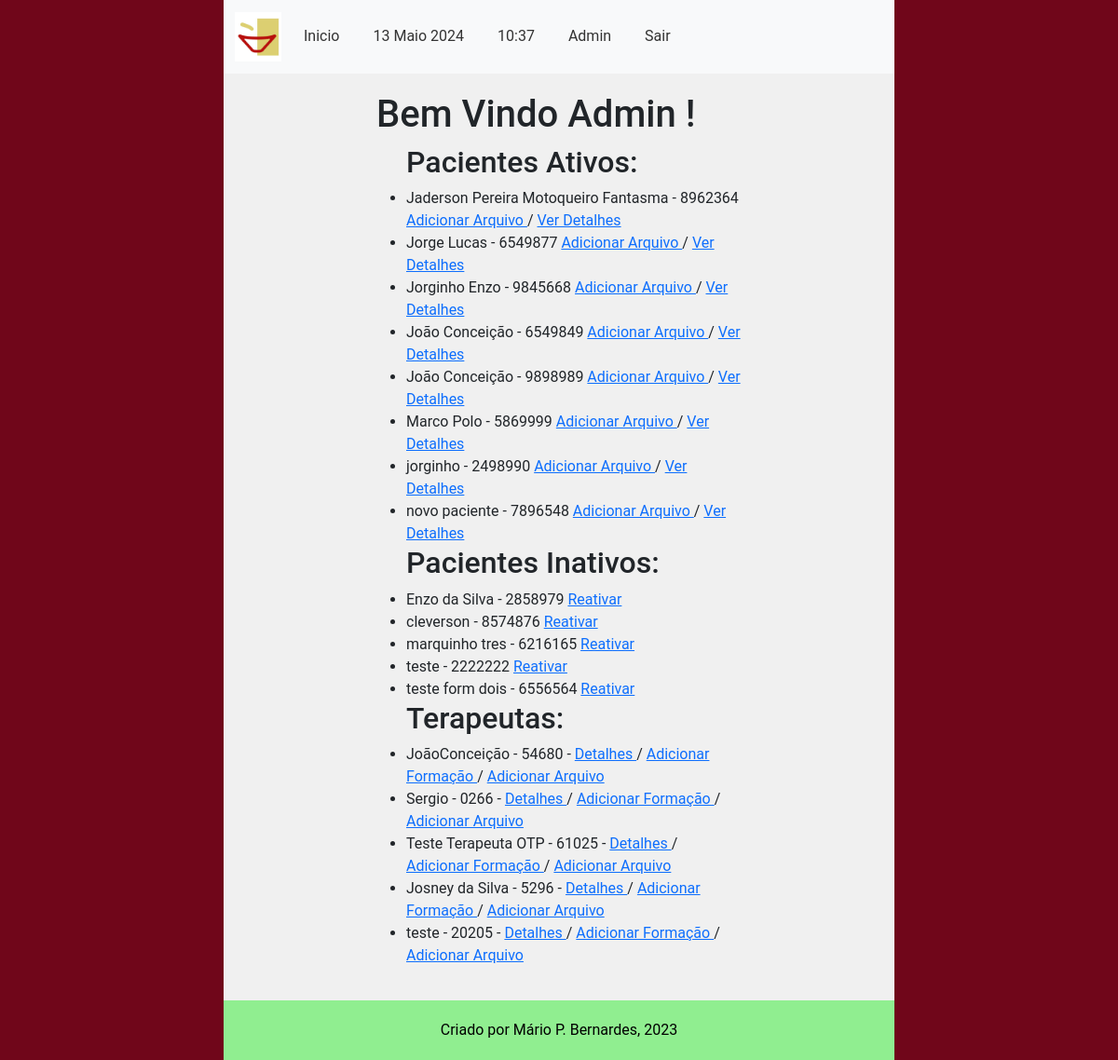
The page /main/indice_cadastros (signed in) on the database its author committed.
### accounts/models.py (models this page shows, shortened)
class CustomUser(AbstractUser):
    email = models.EmailField(unique=True, verbose_name='E-mail')
    phone_number = models.CharField(max_length=11, unique=True, verbose_name='Telefone', validators=[
        validate_numbers, MinLengthValidator(limit_value=11), MaxLengthValidator(limit_value=11)
    ])
    require_otp_login = models.BooleanField(null=False, default=True)  # TODO trocar pra False
    otp = models.CharField(max_length=6, null=True, blank=True)

### main/models.py (models this page shows, shortened)
class CadastroPacientes(models.Model):
    nome = models.CharField(verbose_name='Nome do Paciente', max_length=100,
                            validators=[validate_letters, MinLengthValidator(limit_value=5)])
    prontuario_numero = models.CharField(verbose_name='Nº de Prontuario', max_length=7,
                                         default=create_prontuario_numero,
                                         unique=True, validators=[validate_numbers, MinLengthValidator(limit_value=7)])
    nascimento = models.DateField(verbose_name='Data de Nascimento', help_text='dd/mm/aaaa',
                                  validators=[validate_date_past])
    responsavel_legal = models.CharField(verbose_name='Responsável Legal', max_length=100,
                                         null=True, blank=True, validators=[validate_letters,
                                                                            MinLengthValidator(limit_value=5)])
    cpf_responsavel_legal = models.CharField(verbose_name='CPF do Responsável', max_length=11, blank=True, null=True,
                                             validators=[validate_numbers, MinLengthValidator(limit_value=11)])
    data_inicio = models.DateField(verbose_name='Data de Inicio', help_text='dd/mm/aaaa', default=datetime.now)
    data_final = models.DateField(verbose_name='Data do Desligamento', help_text='dd/mm/aaaa', blank=True, null=True,
                                  validators=[validate_date_past])
    desligado = models.BooleanField(verbose_name='Desligado', help_text='Paciente desligado', default=False)
    cpf_numero = models.CharField(verbose_name='CPF', max_length=11, unique=True,
                                  help_text="CPF de menores consta na Certidão de Nascimento",
                                  validators=[validate_numbers, MinLengthValidator(limit_value=11)])
    MOD_CHOICES = (
        (0, 'Individual'),
        (1, 'Grupo'),
        (2, 'Casal'),
    )
    modalidade_atendimento = models.IntegerField(verbose_name='Modalidade', choices=MOD_CHOICES, default=0)
    grupo = models.ForeignKey(
        'CadastroGrupos',
        related_name='membros',
        on_delete=models.PROTECT,
        blank=True,
        null=True
    )
    convenio = models.ForeignKey(
        'ConveniosAceitos',
        related_name='pacientes',
        on_delete=models.PROTECT
    )
    carteirinha_convenio = models.CharField(verbose_name='Número do Convênio',
                                            max_length=50, blank=True, null=True,
                                            validators=[validate_numbers, MinLengthValidator(limit_value=7)])
    terapeuta = models.ForeignKey(
        'CadastroProfissionais',
        related_name='pacientes',
        on_delete=models.PROTECT
    )
    endereco_rua = models.CharField(verbose_name='Endereço', max_length=100,
                                    validators=[MinLengthValidator(limit_value=10)])
    endereco_bairro = models.CharField(verbose_name='Bairro', max_length=50,
                                       validators=[MinLengthValidator(limit_value=3)])
    endereco_numero = models.CharField(verbose_name='Número', max_length=7, validators=[validate_numbers])
    endereco_complemento = models.CharField(verbose_name='Complemento', max_length=100,
                                            validators=[MinLengthValidator(limit_value=4)])
    telefone_numero = models.CharField(verbose_name='Telefone', max_length=11,
                                       validators=[validate_numbers, MinLengthValidator(limit_value=11)])
    cidade = models.CharField(verbose_name='Cidade', max_length=100, validators=[validate_letters,
                                                                                 MinLengthValidator(limit_value=3)])
    cep_numero = models.CharField(verbose_name='CEP', max_length=8, validators=[validate_numbers,
                                                                                MinLengthValidator(limit_value=8)])
    email = models.EmailField(verbose_name='E-mail')
    observacoes = models.TextField(verbose_name='Observações', blank=True, null=True)
    objects = models.Manager()
    class Meta:
        verbose_name = 'Paciente'
        verbose_name_plural = 'Pacientes'
        ordering = ["nome"]
        permissions = [
            ('transfer_pac', 'Transferir Paciente (Terapeutas)'),
            ('deslig_pac', 'Desligar Paciente (Terapeutas)'),
            ('add_pac_group', 'Adicionar Paciente a Grupo (Terapeutas)'),
            ('remove_pac_from_group', 'Remover Paciente de um Grupo (Terapeutas)')
        ]

class CadastroProfissionais(models.Model):
    nome = models.CharField(verbose_name='Nome', max_length=100,
                            unique=True, editable=True, validators=[validate_letters])
    conselho_codigo = models.CharField(verbose_name='CRP', max_length=5, unique=True,
                                       editable=True, validators=[validate_numbers])
    STATUS_POS_CHOICES = (
        (0, 'Nível 1 - Incompleto'),
        (1, 'Nível 1 - Completo'),
        (2, 'Nível 2 - Incompleto'),
        (3, 'Nível 2 - Completo'),
        (4, 'Nível 3 - Incompleto'),
        (5, 'Nível 3 - Completo'),
    )
    pos_grad_status = models.IntegerField(verbose_name='Status Pós', choices=STATUS_POS_CHOICES, default=0)
    unimed_codigo = models.CharField(verbose_name='Número cadastro Unimed', max_length=6,
                                     unique=True, editable=True, validators=[validate_numbers])
    email = models.EmailField(verbose_name='Email', editable=True)
    telefone_numero = models.CharField(verbose_name='Telefone', max_length=11,
                                       editable=True, validators=[validate_numbers])
    endereco_rua = models.CharField(verbose_name='Endereço', max_length=100)
    endereco_bairro = models.CharField(verbose_name='Bairro', max_length=50)
    endereco_numero = models.CharField(verbose_name='Número', max_length=7, validators=[validate_numbers])
    endereco_complemento = models.CharField(verbose_name='Complemento', max_length=100)
    cidade = models.CharField(verbose_name='Cidade', max_length=20, validators=[validate_letters,
                                                                                MinLengthValidator(limit_value=3)])
    cep_numero = models.CharField(verbose_name='CEP', max_length=8, validators=[validate_numbers,
                                                                                MinLengthValidator(limit_value=8)])
    nascimento_data = models.DateField(verbose_name='Data de Nascimento', help_text='dd/mm/aaaa',
                                       validators=[validate_date_past])
    cpf_numero = models.CharField(verbose_name='CPF', unique=True, validators=[validate_numbers], max_length=11)
    rg_numero = models.CharField(verbose_name='Número RG', max_length=12,
                                 validators=[MinLengthValidator(limit_value=6)])
    rg_emissor = models.CharField(verbose_name='Orgão Emissor RG', max_length=50)
    usuario_codigo = models.ForeignKey(
        CustomUser,
        related_name='Terapeutas',
        on_delete=models.PROTECT
    )
    objects = models.Manager()
    class Meta:
        verbose_name = 'Terapeuta'
        verbose_name_plural = 'Terapeutas'
        permissions = [
            ('add_terapeuta', 'Adicionar novos Usuários (Administrativos)')
        ]

### main/views.py (the view)
@login_required(login_url="/accounts/login")
def index_perfil(request: HttpRequest):
    pacientes_ativos = filter_active_pacientes()
    pacientes_inativos = filter_inactive_pacientes()
    terapeutas = CadastroProfissionais.objects.all
    context = {
        'lis_pacientes_ativos': pacientes_ativos,
        'lis_pacientes_inativos': pacientes_inativos,
        'list_terapeutas': terapeutas
    }
    return render(request, 'list_perfils.html', context)

### main/services/pacientes_services.py (called while the page is built)
def filter_active_pacientes() -> QuerySet:
    active_pacientes = CadastroPacientes.objects.filter(desligado=False)
    return active_pacientes

def filter_inactive_pacientes() -> QuerySet:
    inactive_pacientes = CadastroPacientes.objects.filter(desligado=True)
    return inactive_pacientes

### main/templates/list_perfils.html (shortened to what this page needs)
{% extends 'middleman1.html' %}
{% load bootstrap5 %}
{% load static%}
        {% block content %}
        <h1>Bem Vindo {{ request.user.username }} ! </h1>
            <ul>
                <h2> Pacientes Ativos: </h2>
                    {% for paciente in lis_pacientes_ativos %}
                        <li>
                        {{ paciente.nome }} - {{ paciente.prontuario_numero }}
                        <a href="{% url 'main:enviar_arquivo_paciente' prontuario_numero=paciente.prontuario_numero %}"> Adicionar Arquivo </a> /
                        <a href="{% url 'main:dadospac' prontuario_numero=paciente.prontuario_numero %}"> Ver Detalhes </a> <br>
                        </li>
                    {% empty %}
                        <li>No entries found.</li>
                    {% endfor %}
                <h2> Pacientes Inativos: </h2>
                    {% for paciente in lis_pacientes_inativos %}
                        <li>
                        {{ paciente.nome }} - {{ paciente.prontuario_numero }}
                        <a href="{% url 'main:religamento' prontuario_numero=paciente.prontuario_numero %}"> Reativar </a> <br>
                        </li>
                    {% empty %}
                        <li>No entries found.</li>
                    {% endfor %}
                <h2> Terapeutas: </h2>
                    {% for terapeuta in list_terapeutas %}
                        <li> {{ terapeuta.nome }} - {{ terapeuta.conselho_codigo }} - <a href="{% url 'main:perfil' terapeuta_codigo=terapeuta.conselho_codigo %}"> Detalhes </a> /
                        <a href="{% url 'main:cadastrar_formacao' terapeuta_codigo=terapeuta.conselho_codigo %}"> Adicionar Formação </a> /
                        <a href="{% url 'main:enviar_arquivo_terapeuta' terapeuta_codigo=terapeuta.conselho_codigo %}"> Adicionar Arquivo </a> <br>
                        </li>
                    {% empty %}
                        <li>No entries found.</li>
                    {% endfor %}
            </ul>
        {% endblock %}

### main/templates/middleman1.html (shortened to what this page needs)
{% load static %}
{% load django_bootstrap5 %}
{% bootstrap_css %}
<!DOCTYPE html>
<html lang="pt-br">
<head>
    <link rel="stylesheet" type="text/css" href="{% static 'main_style.css' %}">
</head>
<body>
    <div class="page-container">
        <header>
            <nav class="navbar navbar-expand-lg navbar-light bg-light">
                <div class="container">
                <a class="navbar-brand" href="{% static 'fav.icon.jpeg' %}">
                    <img src="{% static 'fav.icon.jpeg' %}" alt="Your Logo" style="width: 50px; height: auto;" >
                </a>
                    <div class="collapse navbar-collapse text-dark" id="navbarNav">
                        <ul class="navbar-nav">
                            <li class="nav-item">
                                <a class="nav-link" href="{% url 'main:homepage' %}">Inicio</a>
                            </li>
                            <li class="nav-item">
                    <span class="nav-link">
                        {% now "j F Y" %}
                    </span>
                </li>
                <li class="nav-item">
                    <span class="nav-link">
                        {% now "H:i" %}
                    </span>
                </li>
                <li class="nav-item">
                    <span class="nav-link">
                        {% if user.is_authenticated %}
                            {{ user.username }}
                        {% endif %}
                    </span>
                </li>
                <li class="nav-item">
                                <a class="nav-link" href="{% url 'accounts:logout' %}">Sair</a>
                            </li>
                        </ul>
                    </div>
                </div>
            </nav>
        </header>
        <main class="main-content">
            {% block content %}{% endblock %}
        </main>
        <footer class="footer">
            Criado por Mário P. Bernardes, 2023
        </footer>
    </div>
</body>
</html>

### main/static/main_style.css (style rules this page uses)
body { font-family: roboto; font-size: 16px; background-color: #f0f0f0; margin: 0; padding: 0; }
.page-container { border-left: 20vw solid #70061a; border-right: 20vw solid #70061a; min-height: 100vh; box-sizing: border-box; display: flex; flex-direction: column; }
.main-content { width: 60%; margin: 0 auto; padding: 20px; flex-grow: 1; }
.navbar { background-color: #333; color: #fff; }
.navbar-brand { font-size: 24px; }
.navbar-nav { list-style-type: none; padding: 0; }
.nav-item { margin-right: 20px; }
.nav-link { color: #333; }
.footer { background-color: lightgreen; color: #000; padding: 20px 0; text-align: center; flex-shrink: 0; }

### rows shown on the page
CustomUser: username "Admin", user.username "Admin"
CadastroPacientes: nome "Jaderson Pereira Motoqueiro Fantasma", prontuario_numero "8962364"
CadastroPacientes: nome "Jorge Lucas", prontuario_numero "6549877"
CadastroPacientes: nome "Jorginho Enzo", prontuario_numero "9845668"
CadastroPacientes: nome "João Conceição", prontuario_numero "6549849"
CadastroPacientes: nome "João Conceição", prontuario_numero "9898989"
CadastroPacientes: nome "Marco Polo", prontuario_numero "5869999"
CadastroPacientes: nome "jorginho", prontuario_numero "2498990"
CadastroPacientes: nome "novo paciente", prontuario_numero "7896548"
CadastroPacientes: nome "Enzo da Silva", prontuario_numero "2858979"
CadastroPacientes: nome "cleverson", prontuario_numero "8574876"
CadastroPacientes: nome "marquinho tres", prontuario_numero "6216165"
CadastroPacientes: nome "teste", prontuario_numero "2222222"
CadastroPacientes: nome "teste form dois", prontuario_numero "6556564"
CadastroProfissionais: nome "JoãoConceição", conselho_codigo "54680"
CadastroProfissionais: nome "Sergio", conselho_codigo "0266"
CadastroProfissionais: nome "Teste Terapeuta OTP", conselho_codigo "61025"
CadastroProfissionais: nome "Josney da Silva", conselho_codigo "5296"
CadastroProfissionais: nome "teste", conselho_codigo "20205"
